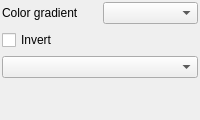
                     <widget class="QWidget" name="page_4">
                      <layout class="QGridLayout" name="gridLayout_8">
                       <property name="leftMargin">
                        <number>2</number>
                       </property>
                       <property name="topMargin">
                        <number>2</number>
                       </property>
                       <property name="rightMargin">
                        <number>2</number>
                       </property>
                       <property name="bottomMargin">
                        <number>2</number>
                       </property>
                       <property name="spacing">
                        <number>6</number>
                       </property>
                       <item row="2" column="0" colspan="2">
                        <widget class="QComboBox" name="comboBox_genericlevels">
                         <property name="toolTip">
                          <string>&lt;html&gt;&lt;head/&gt;&lt;body&gt;&lt;p&gt;Customizables classes by editing the file :&lt;/p&gt;&lt;p&gt;C:\Users\&amp;quot;your name&amp;quot;\.qgis2\python\plugins\PostTelemac\classes.txt&lt;/p&gt;&lt;/body&gt;&lt;/html&gt;</string>
                         </property>
                        </widget>
                       </item>
                       <item row="0" column="0">
                        <widget class="QLabel" name="label_8">
                         <property name="sizePolicy">
                          <sizepolicy hsizetype="Preferred" vsizetype="Fixed">
                           <horstretch>0</horstretch>
                           <verstretch>0</verstretch>
                          </sizepolicy>
                         </property>
                         <property name="text">
                          <string>Color gradient</string>
                         </property>
                        </widget>
                       </item>
                       <item row="3" column="0">
                        <spacer name="verticalSpacer_10">
                         <property name="orientation">
                          <enum>Qt::Vertical</enum>
                         </property>
                         <property name="sizeHint" stdset="0">
                          <size>
                           <width>20</width>
                           <height>40</height>
                          </size>
                         </property>
                        </spacer>
                       </item>
                       <item row="0" column="1">
                        <widget class="QComboBox" name="comboBox_clrgame">
                         <property name="toolTip">
                          <string>&lt;html&gt;&lt;head/&gt;&lt;body&gt;&lt;p&gt;Color gradient configurable by adding color gradient in&lt;/p&gt;&lt;p&gt;Settings\Style manager\Color ramp&lt;/p&gt;&lt;/body&gt;&lt;/html&gt;</string>
                         </property>
                        </widget>
                       </item>
                       <item row="1" column="0">
                        <widget class="QCheckBox" name="checkBox_inverse_clr">
                         <property name="text">
                          <string>Invert</string>
                         </property>
                        </widget>
                       </item>
                      </layout>
                     </widget>
